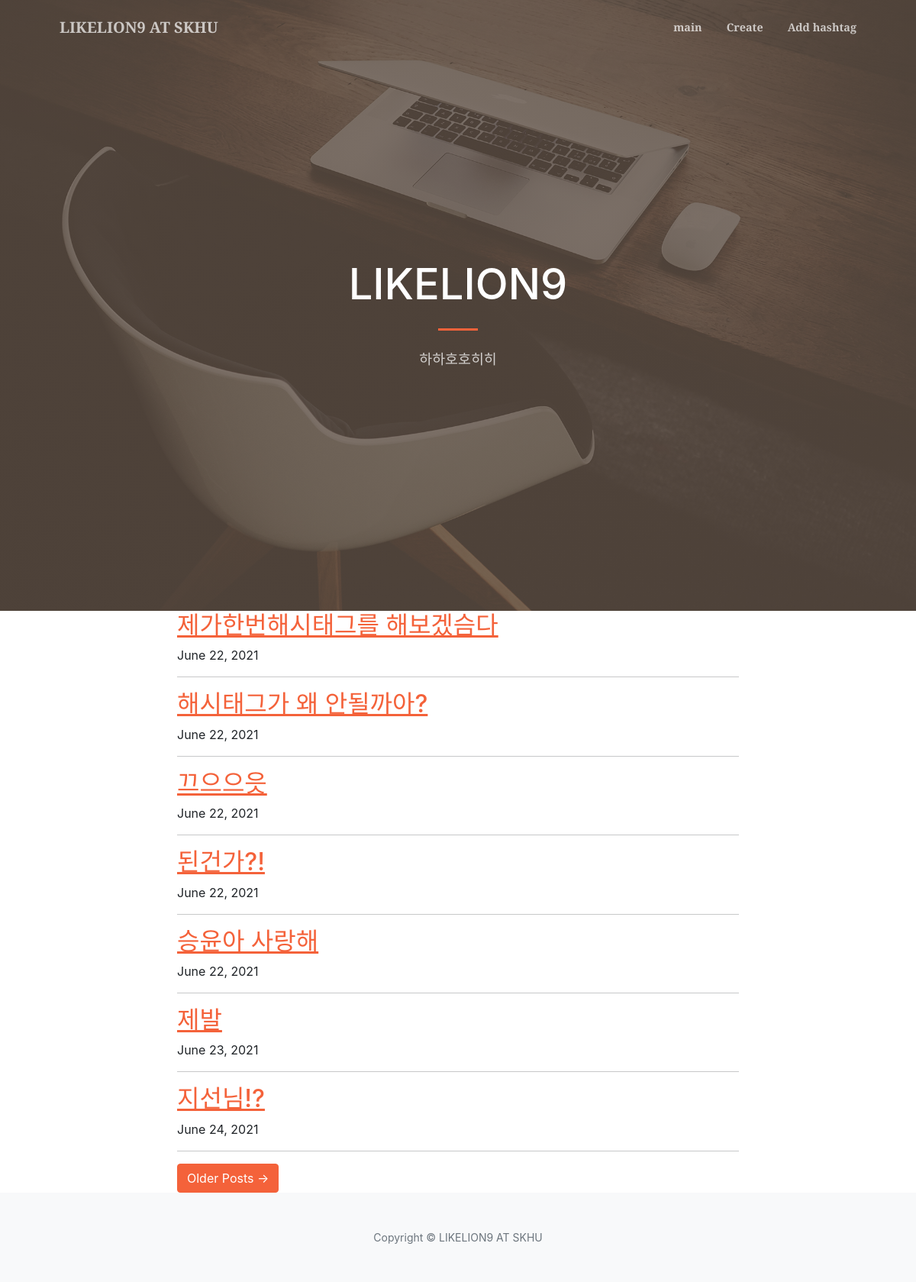
/blog/1/search/, run on the app's committed database.
### blog/models.py (models this page shows, shortened)
class Blog(models.Model):
    title = models.CharField(max_length=200)
    pub_date = models.DateField('date published')
    writer = models.CharField(max_length=15, default='닉네임을 입력해주세요')
    content = models.TextField()
    hashtags = models.ManyToManyField('Hashtag', blank=True)

### blog/views.py (the view)
# urls.py: path('blog/<int:hashtag_id>/search/', blog.views.search, name='search'),
def search(request, hashtag_id):
    hashtag = get_object_or_404(Hashtag, pk=hashtag_id)
    return render(request, 'blog/search.html', {'hashtag':hashtag})

### blog/templates/blog/search.html (shortened to what this page needs)
{% extends 'blog/base.html' %}
{% block content %}
<div class="container">
  <div class="row">
    <div class="col-lg-8 col-md-10 mx-auto">
    {% for post in hashtag.blog_set.all %}
      <div class="post-preview">
        <a href="{% url 'detail' blog.id %}">
          <h2 class="post-title">
            {{ post.title }}
          </h2>
        </a>
        <p class="post-meta">
          {{ post.pub_date }}</p>
      </div>
      <hr>
      {% endfor %}
      <div class="clearfix">
        <a class="btn btn-primary float-right" href="#">Older Posts &rarr;</a>
      </div>
    </div>
  </div>
</div>
{% endblock %}

### data on the page
Blog: title "제가한번해시태그를 해보겠슴다", pub_date "June 22, 2021"
Blog: title "해시태그가 왜 안될까아?", pub_date "June 22, 2021"
Blog: title "끄으으읏", pub_date "June 22, 2021"
Blog: title "된건가?!", pub_date "June 22, 2021"
Blog: title "승윤아 사랑해", pub_date "June 22, 2021"
Blog: title "제발", pub_date "June 23, 2021"
Blog: title "지선님!?", pub_date "June 24, 2021"
